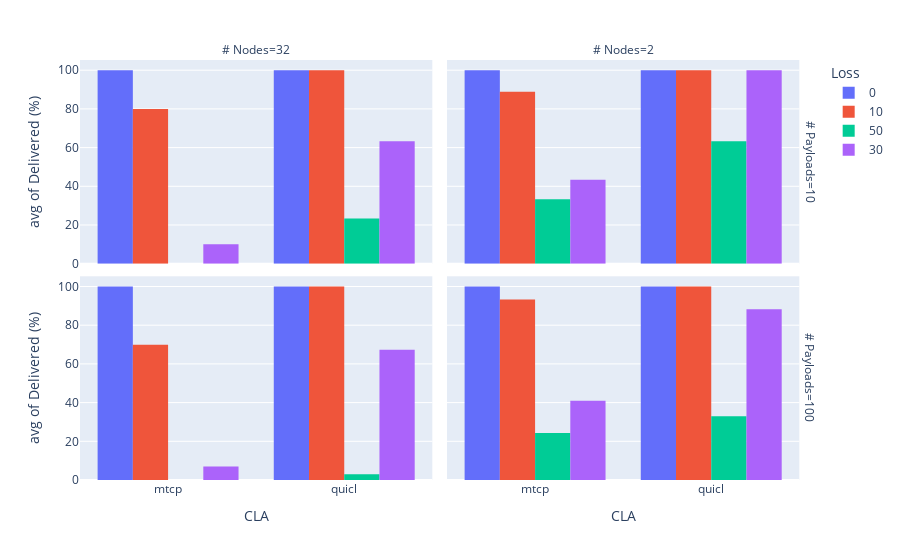

Source (notebook cell):
### Code cell
fig = px.histogram(
    ratio_df,
    x="CLA",
    y="Delivered (%)",
    color="Loss",
    facet_col="# Nodes",
    facet_row="# Payloads",
    barmode='group',
    histfunc='avg',
)
fig.update_xaxes(type='category')
fig.show()

### Figure 1 — Plotly figure (JSON) as saved in the notebook; plotly's stock layout.template omitted (floating-point values rounded to 4 significant figures)
{"data": [{"alignmentgroup": "True", "bingroup": "x", "histfunc": "avg", "hovertemplate": "Loss=0<br># Payloads=10<br># Nodes=32<br>CLA=%{x}<br>avg of Delivered (%)=%{y}<extra></extra>", "legendgroup": "0", "marker": {"color": "#636efa", "pattern": {"shape": ""}}, "name": "0", "offsetgroup": "0", "orientation": "v", "showlegend": true, "type": "histogram", "x": ["mtcp", "mtcp", "quicl", "quicl", "quicl", "mtcp"], "xaxis": "x3", "y": [100, 100, 100, 100, 100, 100], "yaxis": "y3"}, {"alignmentgroup": "True", "bingroup": "x", "histfunc": "avg", "hovertemplate": "Loss=0<br># Payloads=10<br># Nodes=2<br>CLA=%{x}<br>avg of Delivered (%)=%{y}<extra></extra>", "legendgroup": "0", "marker": {"color": "#636efa", "pattern": {"shape": ""}}, "name": "0", "offsetgroup": "0", "orientation": "v", "showlegend": false, "type": "histogram", "x": ["quicl", "mtcp", "quicl", "mtcp", "quicl", "mtcp"], "xaxis": "x4", "y": [100, 100, 100, 100, 100, 100], "yaxis": "y4"}, {"alignmentgroup": "True", "bingroup": "x", "histfunc": "avg", "hovertemplate": "Loss=0<br># Payloads=100<br># Nodes=32<br>CLA=%{x}<br>avg of Delivered (%)=%{y}<extra></extra>", "legendgroup": "0", "marker": {"color": "#636efa", "pattern": {"shape": ""}}, "name": "0", "offsetgroup": "0", "orientation": "v", "showlegend": false, "type": "histogram", "x": ["mtcp", "quicl", "quicl", "mtcp", "mtcp", "quicl"], "xaxis": "x", "y": [100, 100, 100, 100, 100, 100], "yaxis": "y"}, {"alignmentgroup": "True", "bingroup": "x", "histfunc": "avg", "hovertemplate": "Loss=0<br># Payloads=100<br># Nodes=2<br>CLA=%{x}<br>avg of Delivered (%)=%{y}<extra></extra>", "legendgroup": "0", "marker": {"color": "#636efa", "pattern": {"shape": ""}}, "name": "0", "offsetgroup": "0", "orientation": "v", "showlegend": false, "type": "histogram", "x": ["quicl", "mtcp", "quicl", "mtcp", "quicl", "mtcp"], "xaxis": "x2", "y": [100, 100, 100, 100, 100, 100], "yaxis": "y2"}, {"alignmentgroup": "True", "bingroup": "x", "histfunc": "avg", "hovertemplate": "Loss=10<br># Payloads=10<br># Nodes=32<br>CLA=%{x}<br>avg of Delivered (%)=%{y}<extra></extra>", "legendgroup": "10", "marker": {"color": "#EF553B", "pattern": {"shape": ""}}, "name": "10", "offsetgroup": "10", "orientation": "v", "showlegend": true, "type": "histogram", "x": ["mtcp", "quicl", "quicl", "mtcp", "quicl", "mtcp"], "xaxis": "x3", "y": [80, 100, 100, 100, 100, 60], "yaxis": "y3"}, {"alignmentgroup": "True", "bingroup": "x", "histfunc": "avg", "hovertemplate": "Loss=10<br># Payloads=10<br># Nodes=2<br>CLA=%{x}<br>avg of Delivered (%)=%{y}<extra></extra>", "legendgroup": "10", "marker": {"color": "#EF553B", "pattern": {"shape": ""}}, "name": "10", "offsetgroup": "10", "orientation": "v", "showlegend": false, "type": "histogram", "x": ["quicl", "mtcp", "quicl", "mtcp", "quicl", "mtcp"], "xaxis": "x4", "y": [100, 100, 100, 100, 100, 66.67], "yaxis": "y4"}, {"alignmentgroup": "True", "bingroup": "x", "histfunc": "avg", "hovertemplate": "Loss=10<br># Payloads=100<br># Nodes=32<br>CLA=%{x}<br>avg of Delivered (%)=%{y}<extra></extra>", "legendgroup": "10", "marker": {"color": "#EF553B", "pattern": {"shape": ""}}, "name": "10", "offsetgroup": "10", "orientation": "v", "showlegend": false, "type": "histogram", "x": ["mtcp", "quicl", "quicl", "mtcp", "mtcp", "quicl"], "xaxis": "x", "y": [30.77, 100, 100, 100, 79, 100], "yaxis": "y"}, {"alignmentgroup": "True", "bingroup": "x", "histfunc": "avg", "hovertemplate": "Loss=10<br># Payloads=100<br># Nodes=2<br>CLA=%{x}<br>avg of Delivered (%)=%{y}<extra></extra>", "legendgroup": "10", "marker": {"color": "#EF553B", "pattern": {"shape": ""}}, "name": "10", "offsetgroup": "10", "orientation": "v", "showlegend": false, "type": "histogram", "x": ["quicl", "mtcp", "quicl", "mtcp", "quicl", "mtcp"], "xaxis": "x2", "y": [100, 100, 100, 80, 100, 100], "yaxis": "y2"}, {"alignmentgroup": "True", "bingroup": "x", "histfunc": "avg", "hovertemplate": "Loss=50<br># Payloads=10<br># Nodes=32<br>CLA=%{x}<br>avg of Delivered (%)=%{y}<extra></extra>", "legendgroup": "50", "marker": {"color": "#00cc96", "pattern": {"shape": ""}}, "name": "50", "offsetgroup": "50", "orientation": "v", "showlegend": true, "type": "histogram", "x": ["quicl", "mtcp", "mtcp", "quicl", "mtcp", "quicl"], "xaxis": "x3", "y": [50, 0, 0, 0, 0, 20], "yaxis": "y3"}, {"alignmentgroup": "True", "bingroup": "x", "histfunc": "avg", "hovertemplate": "Loss=50<br># Payloads=10<br># Nodes=2<br>CLA=%{x}<br>avg of Delivered (%)=%{y}<extra></extra>", "legendgroup": "50", "marker": {"color": "#00cc96", "pattern": {"shape": ""}}, "name": "50", "offsetgroup": "50", "orientation": "v", "showlegend": false, "type": "histogram", "x": ["quicl", "mtcp", "quicl", "quicl", "mtcp", "mtcp"], "xaxis": "x4", "y": [100, 100, 90, 0, 0, 0], "yaxis": "y4"}, {"alignmentgroup": "True", "bingroup": "x", "histfunc": "avg", "hovertemplate": "Loss=50<br># Payloads=100<br># Nodes=32<br>CLA=%{x}<br>avg of Delivered (%)=%{y}<extra></extra>", "legendgroup": "50", "marker": {"color": "#00cc96", "pattern": {"shape": ""}}, "name": "50", "offsetgroup": "50", "orientation": "v", "showlegend": false, "type": "histogram", "x": ["quicl", "mtcp", "quicl", "mtcp", "quicl", "mtcp"], "xaxis": "x", "y": [0, 0, 7.0, 0, 2, 0], "yaxis": "y"}, {"alignmentgroup": "True", "bingroup": "x", "histfunc": "avg", "hovertemplate": "Loss=50<br># Payloads=100<br># Nodes=2<br>CLA=%{x}<br>avg of Delivered (%)=%{y}<extra></extra>", "legendgroup": "50", "marker": {"color": "#00cc96", "pattern": {"shape": ""}}, "name": "50", "offsetgroup": "50", "orientation": "v", "showlegend": false, "type": "histogram", "x": ["quicl", "mtcp", "quicl", "mtcp", "mtcp", "quicl"], "xaxis": "x2", "y": [94, 73, 5, 0, 0, 0], "yaxis": "y2"}, {"alignmentgroup": "True", "bingroup": "x", "histfunc": "avg", "hovertemplate": "Loss=30<br># Payloads=10<br># Nodes=32<br>CLA=%{x}<br>avg of Delivered (%)=%{y}<extra></extra>", "legendgroup": "30", "marker": {"color": "#ab63fa", "pattern": {"shape": ""}}, "name": "30", "offsetgroup": "30", "orientation": "v", "showlegend": true, "type": "histogram", "x": ["quicl", "mtcp", "mtcp", "quicl", "quicl", "mtcp"], "xaxis": "x3", "y": [10, 30, 0, 80, 100, 0], "yaxis": "y3"}, {"alignmentgroup": "True", "bingroup": "x", "histfunc": "avg", "hovertemplate": "Loss=30<br># Payloads=10<br># Nodes=2<br>CLA=%{x}<br>avg of Delivered (%)=%{y}<extra></extra>", "legendgroup": "30", "marker": {"color": "#ab63fa", "pattern": {"shape": ""}}, "name": "30", "offsetgroup": "30", "orientation": "v", "showlegend": false, "type": "histogram", "x": ["mtcp", "quicl", "mtcp", "quicl", "quicl", "mtcp"], "xaxis": "x4", "y": [30, 100, 100, 100, 100, 0], "yaxis": "y4"}, {"alignmentgroup": "True", "bingroup": "x", "histfunc": "avg", "hovertemplate": "Loss=30<br># Payloads=100<br># Nodes=32<br>CLA=%{x}<br>avg of Delivered (%)=%{y}<extra></extra>", "legendgroup": "30", "marker": {"color": "#ab63fa", "pattern": {"shape": ""}}, "name": "30", "offsetgroup": "30", "orientation": "v", "showlegend": false, "type": "histogram", "x": ["quicl", "mtcp", "quicl", "mtcp", "mtcp", "quicl"], "xaxis": "x", "y": [7.0, 0, 95, 21, 0, 100], "yaxis": "y"}, {"alignmentgroup": "True", "bingroup": "x", "histfunc": "avg", "hovertemplate": "Loss=30<br># Payloads=100<br># Nodes=2<br>CLA=%{x}<br>avg of Delivered (%)=%{y}<extra></extra>", "legendgroup": "30", "marker": {"color": "#ab63fa", "pattern": {"shape": ""}}, "name": "30", "offsetgroup": "30", "orientation": "v", "showlegend": false, "type": "histogram", "x": ["quicl", "mtcp", "quicl", "mtcp", "quicl", "mtcp"], "xaxis": "x2", "y": [100, 98, 64.71, 0, 100, 25], "yaxis": "y2"}], "layout": {"annotations": [{"font": {}, "showarrow": false, "text": "# Nodes=32", "x": 0.24, "xanchor": "center", "xref": "paper", "y": 1, "yanchor": "bottom", "yref": "paper"}, {"font": {}, "showarrow": false, "text": "# Nodes=2", "x": 0.74, "xanchor": "center", "xref": "paper", "y": 1, "yanchor": "bottom", "yref": "paper"}, {"font": {}, "showarrow": false, "text": "# Payloads=100", "textangle": 90, "x": 0.98, "xanchor": "left", "xref": "paper", "y": 0.2425, "yanchor": "middle", "yref": "paper"}, {"font": {}, "showarrow": false, "text": "# Payloads=10", "textangle": 90, "x": 0.98, "xanchor": "left", "xref": "paper", "y": 0.7575, "yanchor": "middle", "yref": "paper"}], "barmode": "group", "legend": {"title": {"text": "Loss"}, "tracegroupgap": 0}, "margin": {"t": 60}, "xaxis": {"anchor": "y", "domain": [0, 0.48], "title": {"text": "CLA"}, "type": "category"}, "xaxis2": {"anchor": "y2", "domain": [0.5, 0.98], "matches": "x", "title": {"text": "CLA"}, "type": "category"}, "xaxis3": {"anchor": "y3", "domain": [0, 0.48], "matches": "x", "showticklabels": false, "type": "category"}, "xaxis4": {"anchor": "y4", "domain": [0.5, 0.98], "matches": "x", "showticklabels": false, "type": "category"}, "yaxis": {"anchor": "x", "domain": [0, 0.485], "title": {"text": "avg of Delivered (%)"}}, "yaxis2": {"anchor": "x2", "domain": [0, 0.485], "matches": "y", "showticklabels": false}, "yaxis3": {"anchor": "x3", "domain": [0.515, 1], "matches": "y", "title": {"text": "avg of Delivered (%)"}}, "yaxis4": {"anchor": "x4", "domain": [0.515, 1], "matches": "y", "showticklabels": false}}}
